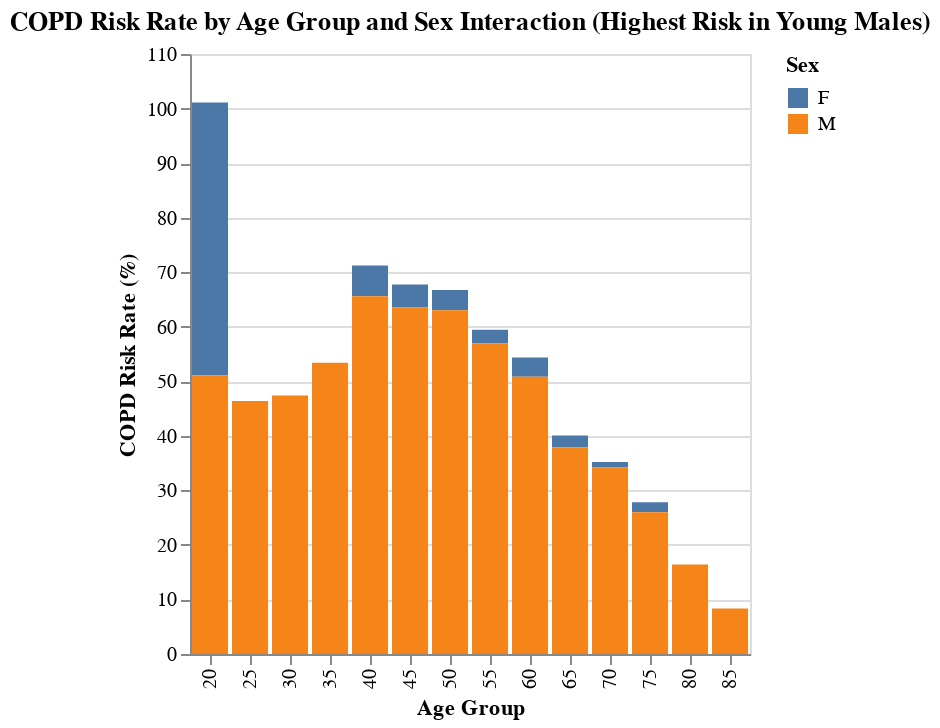

Source (notebook cell):
### Code cell
# CODE BLOCK 4: Age Group x Sex Interaction (Altair Plot)
# Recalculate the mean risk rate for each Age/Sex combination
interaction_data = df.groupby(['age_group', 'sex'])['has_copd_risk'].mean().reset_index()
interaction_data['Risk Rate (%)'] = (interaction_data['has_copd_risk'] * 100).round(2)
interaction_data['age_group'] = interaction_data['age_group'].astype(str) # For categorical x-axis

chart = alt.Chart(interaction_data).mark_bar().encode(
    x=alt.X('age_group:N', title='Age Group', sort=interaction_data['age_group'].unique().tolist()),
    y=alt.Y('Risk Rate (%):Q', title='COPD Risk Rate (%)'),
    color=alt.Color('sex:N', title='Sex'),
    tooltip=['age_group', 'sex', 'Risk Rate (%)']
).properties(
    title='COPD Risk Rate by Age Group and Sex Interaction (Highest Risk in Young Males)'
).interactive() 

# To display the interactive plot in your notebook:
chart

### Figure 1 — Vega-Lite specification as saved in the notebook (floating-point values rounded to 4 significant figures)
{"config": {"view": {"continuousWidth": 300, "continuousHeight": 300}}, "data": {"name": "data-b16de69dc956e9bd5a870d7f8ff05ecd"}, "mark": {"type": "bar"}, "encoding": {"color": {"field": "sex", "title": "Sex", "type": "nominal"}, "tooltip": [{"field": "age_group", "type": "nominal"}, {"field": "sex", "type": "nominal"}, {"field": "Risk Rate (%)", "type": "quantitative"}], "x": {"field": "age_group", "sort": ["20", "25", "30", "35", "40", "45", "50", "55", "60", "65", "70", "75", "80", "85"], "title": "Age Group", "type": "nominal"}, "y": {"field": "Risk Rate (%)", "title": "COPD Risk Rate (%)", "type": "quantitative"}}, "params": [{"name": "param_1e9efca18e7a2868", "select": {"type": "interval", "encodings": ["x", "y"]}, "bind": "scales"}], "title": "COPD Risk Rate by Age Group and Sex Interaction (Highest Risk in Young Males)", "$schema": "https://vega.github.io/schema/vega-lite/v6.1.0.json", "datasets": {"data-b16de69dc956e9bd5a870d7f8ff05ecd": [{"age_group": "20", "sex": "F", "has_copd_risk": 0.5, "Risk Rate (%)": 50.0}, {"age_group": "20", "sex": "M", "has_copd_risk": 0.5111, "Risk Rate (%)": 51.11}, {"age_group": "25", "sex": "F", "has_copd_risk": 0.0, "Risk Rate (%)": 0.0}, {"age_group": "25", "sex": "M", "has_copd_risk": 0.4638, "Risk Rate (%)": 46.38}, {"age_group": "30", "sex": "F", "has_copd_risk": 0.0, "Risk Rate (%)": 0.0}, {"age_group": "30", "sex": "M", "has_copd_risk": 0.474, "Risk Rate (%)": 47.4}, {"age_group": "35", "sex": "M", "has_copd_risk": 0.534, "Risk Rate (%)": 53.4}, {"age_group": "40", "sex": "F", "has_copd_risk": 0.05635, "Risk Rate (%)": 5.64}, {"age_group": "40", "sex": "M", "has_copd_risk": 0.6557, "Risk Rate (%)": 65.57}, {"age_group": "45", "sex": "F", "has_copd_risk": 0.04145, "Risk Rate (%)": 4.14}, {"age_group": "45", "sex": "M", "has_copd_risk": 0.6359, "Risk Rate (%)": 63.59}, {"age_group": "50", "sex": "F", "has_copd_risk": 0.03702, "Risk Rate (%)": 3.7}, {"age_group": "50", "sex": "M", "has_copd_risk": 0.6303, "Risk Rate (%)": 63.03}, {"age_group": "55", "sex": "F", "has_copd_risk": 0.02543, "Risk Rate (%)": 2.54}, {"age_group": "55", "sex": "M", "has_copd_risk": 0.5692, "Risk Rate (%)": 56.92}, {"age_group": "60", "sex": "F", "has_copd_risk": 0.03488, "Risk Rate (%)": 3.49}, {"age_group": "60", "sex": "M", "has_copd_risk": 0.5085, "Risk Rate (%)": 50.85}, {"age_group": "65", "sex": "F", "has_copd_risk": 0.02193, "Risk Rate (%)": 2.19}, {"age_group": "65", "sex": "M", "has_copd_risk": 0.3787, "Risk Rate (%)": 37.87}, {"age_group": "70", "sex": "F", "has_copd_risk": 0.0102, "Risk Rate (%)": 1.02}, {"age_group": "70", "sex": "M", "has_copd_risk": 0.342, "Risk Rate (%)": 34.2}, {"age_group": "75", "sex": "F", "has_copd_risk": 0.0184, "Risk Rate (%)": 1.84}, {"age_group": "75", "sex": "M", "has_copd_risk": 0.2598, "Risk Rate (%)": 25.98}, {"age_group": "80", "sex": "F", "has_copd_risk": 0.0, "Risk Rate (%)": 0.0}, {"age_group": "80", "sex": "M", "has_copd_risk": 0.1643, "Risk Rate (%)": 16.43}, {"age_group": "85", "sex": "F", "has_copd_risk": 0.0, "Risk Rate (%)": 0.0}, {"age_group": "85", "sex": "M", "has_copd_risk": 0.08333, "Risk Rate (%)": 8.33}]}}
